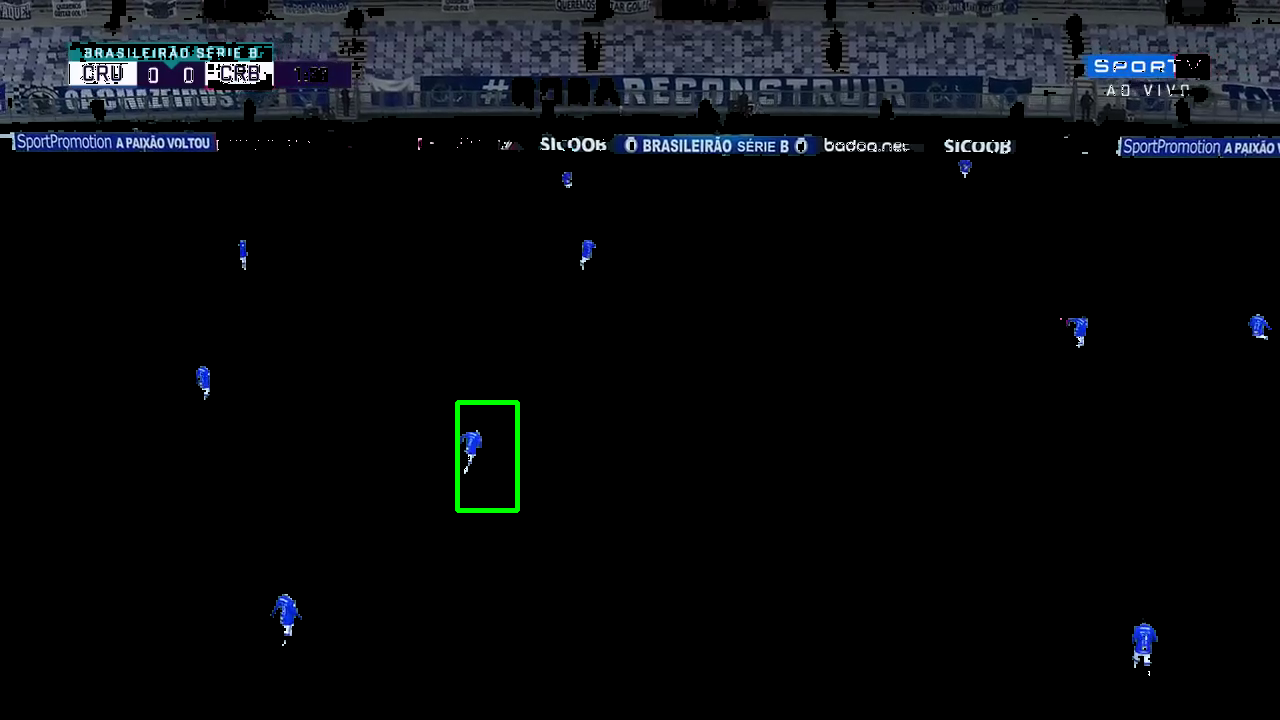
#> input picture res.png, 1280 x 720 px, given in place of run2.mp4, which was not available
$ python segmentacaoVideo.py
#> lines starting #> are read from the running program, lines starting #| are printed output that depends on the picture; after the words box and inside, x2 and y2 are one past the last pixel; in counts of white or black regions, pixels touching at a corner belong together; pictures that were not available may be replaced by others from this repository, and a replacement may not be noted
### centroidTracker.py
# code from https://www.pyimagesearch.com/2018/07/23/simple-object-tracking-with-opencv/
from scipy.spatial import distance as dist
from collections import OrderedDict
import numpy as np

class CentroidTracker():
    def __init__(self, maxDisappeared=50):
        # initialize the next unique object ID along with two ordered
        # dictionaries used to keep track of mapping a given object
        # ID to its centroid and number of consecutive frames it has
        # been marked as "disappeared", respectively
#> in main, frame is the input picture: shape (720, 1280, 3); mean B, G, R 14.1, 11.3, 9.2
        self.nextObjectID = 0
        self.objects = OrderedDict()
        self.disappeared = OrderedDict()
        # store the number of maximum consecutive frames a given
        # object is allowed to be marked as "disappeared" until we
        # need to deregister the object from tracking
        self.maxDisappeared = maxDisappeared


    def register(self, centroid):
        # when registering an object we use the next available object
        # ID to store the centroid
        self.objects[self.nextObjectID] = centroid
        self.disappeared[self.nextObjectID] = 0
        self.nextObjectID += 1

    # [5 lines left out: function deregister, not called in this run]

    def update(self, rects):
        # check to see if the list of input bounding box rectangles
        # is empty
        if len(rects) == 0:
            # loop over any existing tracked objects and mark them
            # as disappeared
            for objectID in list(self.disappeared.keys()):
                self.disappeared[objectID] += 1
                # if we have reached a maximum number of consecutive
                # frames where a given object has been marked as
                # missing, deregister it
                if self.disappeared[objectID] > self.maxDisappeared:
                    self.deregister(objectID)
            # return early as there are no centroids or tracking info
            # to update
            return self.objects

        # initialize an array of input centroids for the current frame
        inputCentroids = np.zeros((len(rects), 2), dtype="int")
        # loop over the bounding box rectangles
        for (i, (startX, startY, endX, endY)) in enumerate(rects):
            # use the bounding box coordinates to derive the centroid
            cX = int((startX + endX) / 2.0)
            cY = int((startY + endY) / 2.0)
            inputCentroids[i] = (cX, cY)

        # if we are currently not tracking any objects take the input
        # centroids and register each of them
        if len(self.objects) == 0:
            for i in range(0, len(inputCentroids)):
                self.register(inputCentroids[i])


        # otherwise, are are currently tracking objects so we need to
        # try to match the input centroids to existing object
        # centroids
        else:
            # grab the set of object IDs and corresponding centroids
            objectIDs = list(self.objects.keys())
            objectCentroids = list(self.objects.values())
            # compute the distance between each pair of object
            # centroids and input centroids, respectively -- our
            # goal will be to match an input centroid to an existing
            # object centroid
            D = dist.cdist(np.array(objectCentroids), inputCentroids)
            # in order to perform this matching we must (1) find the
            # smallest value in each row and then (2) sort the row
            # indexes based on their minimum values so that the row
            # with the smallest value is at the *front* of the index
            # list
            rows = D.min(axis=1).argsort()
            # next, we perform a similar process on the columns by
            # finding the smallest value in each column and then
            # sorting using the previously computed row index list
            cols = D.argmin(axis=1)[rows]
            # in order to determine if we need to update, register,
            # or deregister an object we need to keep track of which
            # of the rows and column indexes we have already examined
            usedRows = set()
            usedCols = set()
            # loop over the combination of the (row, column) index
            # tuples
            for (row, col) in zip(rows, cols):
                # if we have already examined either the row or
                # column value before, ignore it
                # val
                if row in usedRows or col in usedCols:
                    continue
                # otherwise, grab the object ID for the current row,
                # set its new centroid, and reset the disappeared
                # counter
                objectID = objectIDs[row]
                self.objects[objectID] = inputCentroids[col]
                self.disappeared[objectID] = 0
                # indicate that we have examined each of the row and
                # column indexes, respectively
                usedRows.add(row)
                usedCols.add(col)
            # compute both the row and column index we have NOT yet
            # examined
            unusedRows = set(range(0, D.shape[0])).difference(usedRows)
            unusedCols = set(range(0, D.shape[1])).difference(usedCols)
            # in the event that the number of object centroids is
            # equal or greater than the number of input centroids
            # we need to check and see if some of these objects have
            # potentially disappeared
            if D.shape[0] >= D.shape[1]:
                # loop over the unused row indexes
                for row in unusedRows:
                    # grab the object ID for the corresponding row
                    # index and increment the disappeared counter
                    objectID = objectIDs[row]
                    self.disappeared[objectID] += 1
                    # check to see if the number of consecutive
                    # frames the object has been marked "disappeared"
                    # for warrants deregistering the object
                    if self.disappeared[objectID] > self.maxDisappeared:
                        self.deregister(objectID)
            # otherwise, if the number of input centroids is greater
            # than the number of existing object centroids we need to
            # register each new input centroid as a trackable object
            else:
                for col in unusedCols:
                    self.register(inputCentroids[col])
        # return the set of trackable objects
        return self.objects

### segmentacaoVideo.py
import cv2
import numpy as np
from centroidTracker import CentroidTracker
from collections import OrderedDict
from scipy.spatial import distance
def stackImages(scale,imgArray):
    rows = len(imgArray)
    cols = len(imgArray[0])
    rowsAvailable = isinstance(imgArray[0], list)
    width = imgArray[0][0].shape[1]
    height = imgArray[0][0].shape[0]
    if rowsAvailable:
        for x in range ( 0, rows):
            for y in range(0, cols):
                if imgArray[x][y].shape[:2] == imgArray[0][0].shape [:2]:
                    imgArray[x][y] = cv2.resize(imgArray[x][y], (0, 0), None, scale, scale)
                else:
                    imgArray[x][y] = cv2.resize(imgArray[x][y], (imgArray[0][0].shape[1], imgArray[0][0].shape[0]), None, scale, scale)
                if len(imgArray[x][y].shape) == 2: imgArray[x][y]= cv2.cvtColor( imgArray[x][y], cv2.COLOR_GRAY2BGR)
        imageBlank = np.zeros((height, width, 3), np.uint8)
        hor = [imageBlank]*rows
        hor_con = [imageBlank]*rows
        for x in range(0, rows):
            hor[x] = np.hstack(imgArray[x])
        ver = np.vstack(hor)
    else:
        for x in range(0, rows):
            if imgArray[x].shape[:2] == imgArray[0].shape[:2]:
                imgArray[x] = cv2.resize(imgArray[x], (0, 0), None, scale, scale)
            else:
                imgArray[x] = cv2.resize(imgArray[x], (imgArray[0].shape[1], imgArray[0].shape[0]), None,scale, scale)
            if len(imgArray[x].shape) == 2: imgArray[x] = cv2.cvtColor(imgArray[x], cv2.COLOR_GRAY2BGR)
        hor= np.hstack(imgArray)
        ver = hor
    return ver

# retorna uma mascara de cores definida pelos parametros lower e upper
def findColor(img, lower, upper):
    hsv = cv2.cvtColor(img, cv2.COLOR_BGR2HSV)
#> hsv: shape (720, 1280, 3); mean H, S, V 18.6, 16.1, 14.6
    mask = cv2.inRange(hsv, lower, upper)
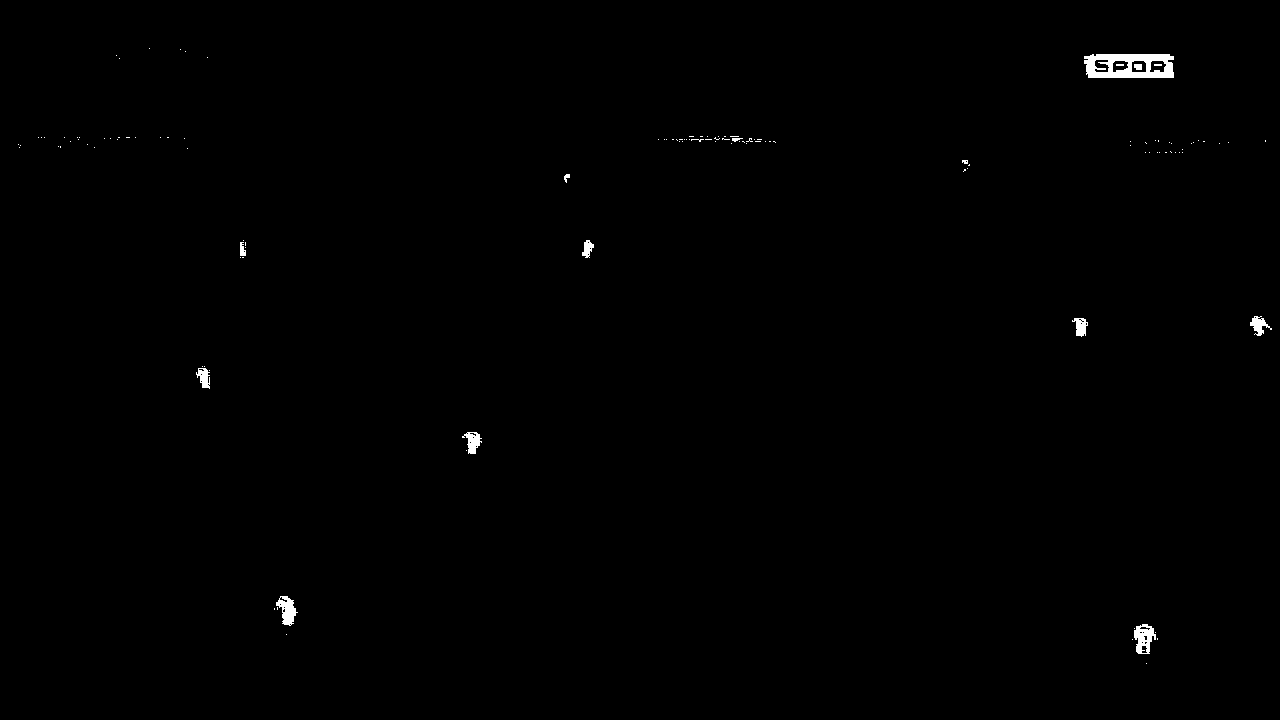
#> mask: shape (720, 1280); 0.4% white; 123 white regions (110 under 20 px), largest, box (x1, y1, x2, y2) and area: (1084, 54, 1174, 78) 1546, (1134, 624, 1156, 654) 409, (276, 596, 298, 626) 359

    return mask

# Pega os contornos do jogadores e retorna o ponto x e y dele no video
def getContours(img, image, cor):
     #Remove ruidos com a gaussiana.
#> called with cor = (0, 0, 255)
    imagem_borrada = cv2.GaussianBlur(img, (5, 5), 0)

    #aplica um limiar (trasehold). Está usando um núcleo invertido para ser utilizado no escuro para remover o fundo com facilidade
    _, imagem_borrada_e_limiarizada = cv2.threshold(imagem_borrada, 70, 255, cv2.THRESH_BINARY+cv2.THRESH_OTSU)
#> imagem_borrada_e_limiarizada: shape (720, 1280); 0.4% white; 19 white regions (6 under 20 px)

    contours,hierarchy = cv2.findContours(imagem_borrada_e_limiarizada,cv2.RETR_EXTERNAL,cv2.CHAIN_APPROX_NONE)
#> contours = 16 contours, 5 with area under 20; largest, box (x1, y1, x2, y2) and area: (1084, 54, 1174, 78) 1970, (1134, 624, 1157, 654) 406, (276, 596, 297, 626) 351, (462, 432, 481, 454) 230, (1250, 316, 1271, 336) 188

    rects = []
    for cnt in contours:
        #print(cnt)
        area = cv2.contourArea(cnt)
        #print(area)
        if area<550:
            #cv2.drawContours(image, cnt, -1, (0, 255, 0), 3)
            peri = cv2.arcLength(cnt,True)
            approx = cv2.approxPolyDP(cnt,0.02*peri,True)
            x, y, w, h = cv2.boundingRect(approx)
            rects.append((x, y, x+w, y+h))
#> this loop made 16 passes
#> (area, peri, x, y, w, h) on passes 1, 2, 3, 4, 5, 6, 7, 8, 9, 15: (406, 113.6, 1134, 624, 23, 30), (351, 87.6, 276, 596, 21, 30), (230, 71.46, 462, 432, 19, 22), (171.5, 58.38, 196, 367, 14, 21), (168.5, 57.56, 1073, 318, 15, 19), (188, 72.43, 1250, 316, 21, 20), (53.5, 35.07, 240, 242, 6, 15), (116, 47.8, 582, 240, 12, 18), (21.5, 21.07, 564, 174, 6, 8), (27, 22.49, 732, 136, 9, 6)
#> area on pass 16: 1970.5
#> after the loop, rects = 15 items, first 6: (1134, 624, 1157, 654), (276, 596, 297, 626), (462, 432, 481, 454), (196, 367, 210, 388), (1073, 318, 1088, 337), (1250, 316, 1271, 336)

    return rects

#calcula a distancia do ponto atual com base no primeiro frame e retorna um dicionario com as distancias
def calculaDistancia(initialDict, currentDict):
    dist = OrderedDict()

    for key, value in initialDict.items():
        for current_key, current_value in currentDict.items():
            if key == current_key:
                dist[key] = value[0] - current_value[0]

    return dist

#calcula se a distancia esta aumentando ou diminuido
def defineAtaqueOuDefesa(distancias):
    values = distancias.values()
    soma = 0
    for value in values:
        soma += value

    if soma > 0:
        result = 'ATACANDO'
    else:
        result = 'DEFENDENDO'

    return result


def main():
    ct = CentroidTracker()
    #Abre o vídeo gravado em disco
    camera = cv2.VideoCapture('run2.mp4')
    first_object = OrderedDict()
    distancias = OrderedDict()
    firstFrame = True
    count_frames = 0
    result = 'Nothing'
    while True:
        #read() retorna 1-Se houve sucesso e 2-O próprio frame
        (sucesso, frame) = camera.read()

        count_frames += 1

        if not sucesso: #final do vídeo
            break

        image = frame.copy()

        # arrays com lowers e upper das cores azul e vermelho do video
        lower_blue = np.array([70,150,150])
        upper_blue = np.array([155,255,255])

        lower_red = np.array([159,0,0])
        upper_red = np.array([255,255,255])

        #mascara encontrada usando a funcao inRange
        #mask_red = findColor(image, lower_red, upper_red)
        mask_blue = findColor(image, lower_blue, upper_blue)

        #desenha contornos na imagem
        bboxes = getContours(mask_blue, image, (0,0,255))
#> bboxes has the same summary as rects in getContours

        new_objects = ct.update(bboxes)
#> in update, `inputCentroids = np.zeros((len(rects), 2), dtype="int")`: inputCentroids = 15 rows, first 8: [0, 0], [0, 0], [0, 0], [0, 0], [0, 0], [0, 0], [0, 0], [0, 0]
#> the loop in update, `for (i, (startX, startY, endX, endY)) in enumerate(rects):` made 15 passes
#> (startX, startY, endX, endY, cX, cY) on passes 1 to 12: (1134, 624, 1157, 654, 1145, 639), (276, 596, 297, 626, 286, 611), (462, 432, 481, 454, 471, 443), (196, 367, 210, 388, 203, 377), (1073, 318, 1088, 337, 1080, 327), (1250, 316, 1271, 336, 1260, 326), (240, 242, 246, 257, 243, 249), (582, 240, 594, 258, 588, 249), (564, 174, 570, 182, 567, 178), (964, 170, 965, 171, 964, 170), (962, 160, 968, 164, 965, 162), (757, 139, 760, 142, 758, 140)
#> after the loop in update, `for (i, (startX, startY, endX, endY)) in enumerate(rects):`: inputCentroids = 15 rows, first 8: [1145, 639], [286, 611], [471, 443], [203, 377], [1080, 327], [1260, 326], [243, 249], [588, 249]
#> the loop in update, `for i in range(0, len(inputCentroids)):` made 15 passes
#> new_objects = 15 items
        #loop over the tracked objects
        if firstFrame:
            first_object = new_objects.copy()
#> first_object = 15 items
            firstFrame = False
        else:
            distancias = calculaDistancia(first_object, new_objects)
            if count_frames == 30:
                #analiza ataque ou defesa
                result = defineAtaqueOuDefesa(distancias)
                count_frames = 0

        #escreve na tela o resultado
        cv2.putText(image, result, (50, 50), cv2.FONT_HERSHEY_SIMPLEX, 1, (0, 0, 255), 2)
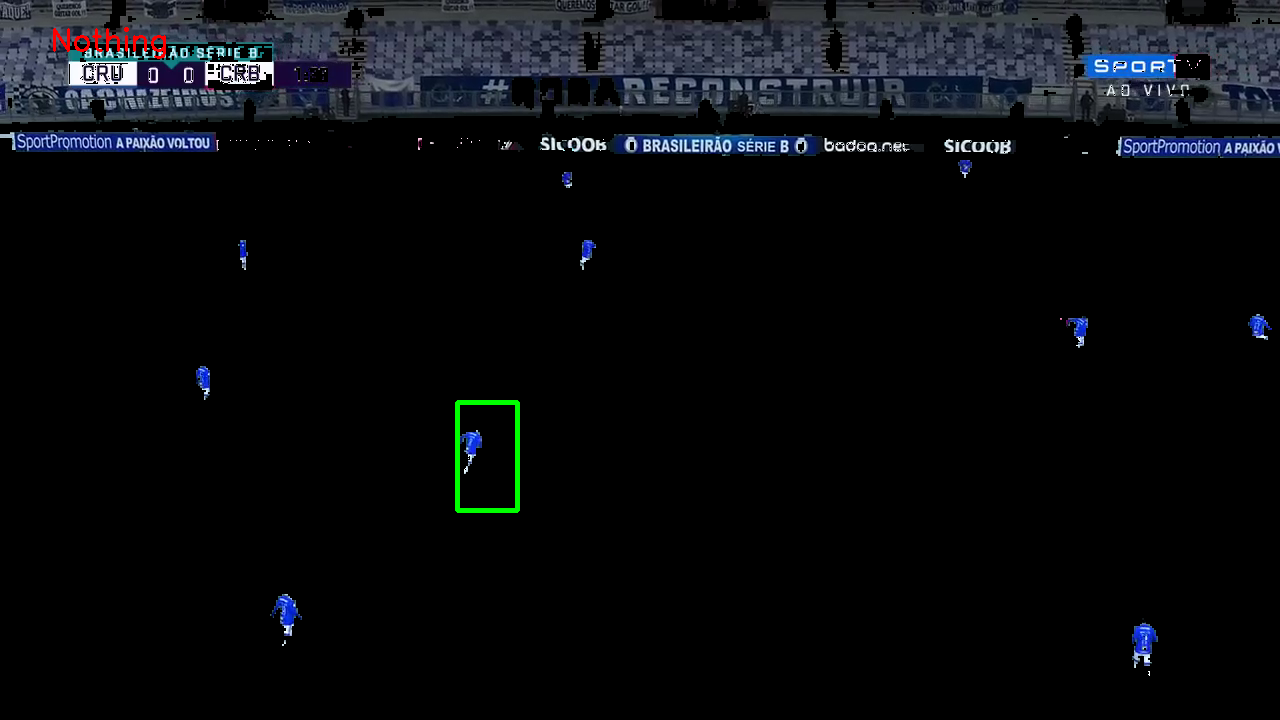
#> image: shape (720, 1280, 3); 0.1% of pixels changed, all inside (x1, y1, x2, y2) = (53, 27, 166, 59)

        for (objectID, centroid) in new_objects.items():
            # draw both the ID of the object and the centroid of the
            # object on the output frame
            text = "ID {}".format(objectID)
            cv2.putText(image, text, (centroid[0] - 10, centroid[1] - 10),
                cv2.FONT_HERSHEY_SIMPLEX, 0.5, (255, 0, 0), 2)
#> this loop made 15 passes
#> (centroid, text) on passes 1 to 12: ([1145, 639], 'ID 0'), ([286, 611], 'ID 1'), ([471, 443], 'ID 2'), ([203, 377], 'ID 3'), ([1080, 327], 'ID 4'), ([1260, 326], 'ID 5'), ([243, 249], 'ID 6'), ([588, 249], 'ID 7'), ([567, 178], 'ID 8'), ([964, 170], 'ID 9'), ([965, 162], 'ID 10'), ([758, 140], 'ID 11')
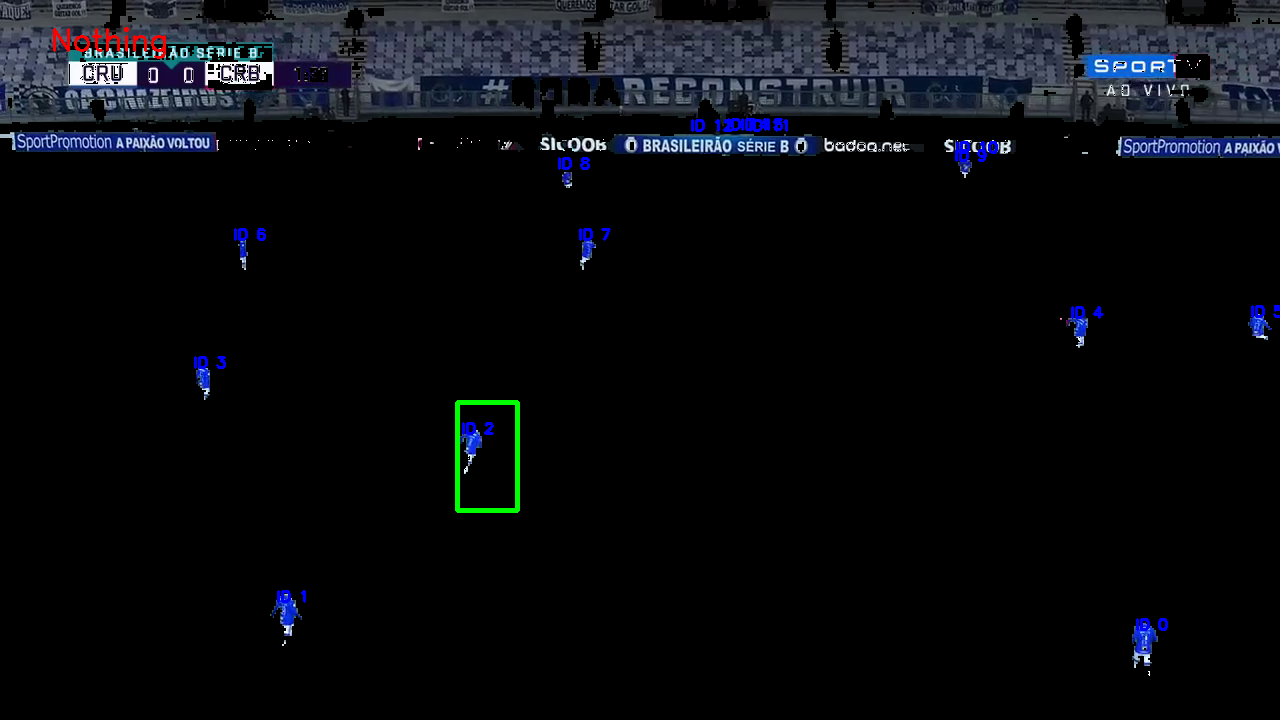
#> image: shape (720, 1280, 3); 0.33% of pixels changed, all inside (x1, y1, x2, y2) = (194, 118, 1280, 631)
            #cv2.circle(image, (centroid[0], centroid[1]), 4, (255, 0, 0), -1)

        #resultado do video ainda vai alterar
        res_blue = cv2.bitwise_and(image,image, mask= mask_blue)
        #res_red = cv2.bitwise_and(image,image, mask= mask_blue)

        img_stacked = stackImages(0.4, ([frame,mask_blue], [image,res_blue]))
#> after the loop in stackImages, `for x in range(0, rows):`: hor = 2 items
#> in stackImages, `ver = np.vstack(hor)`:
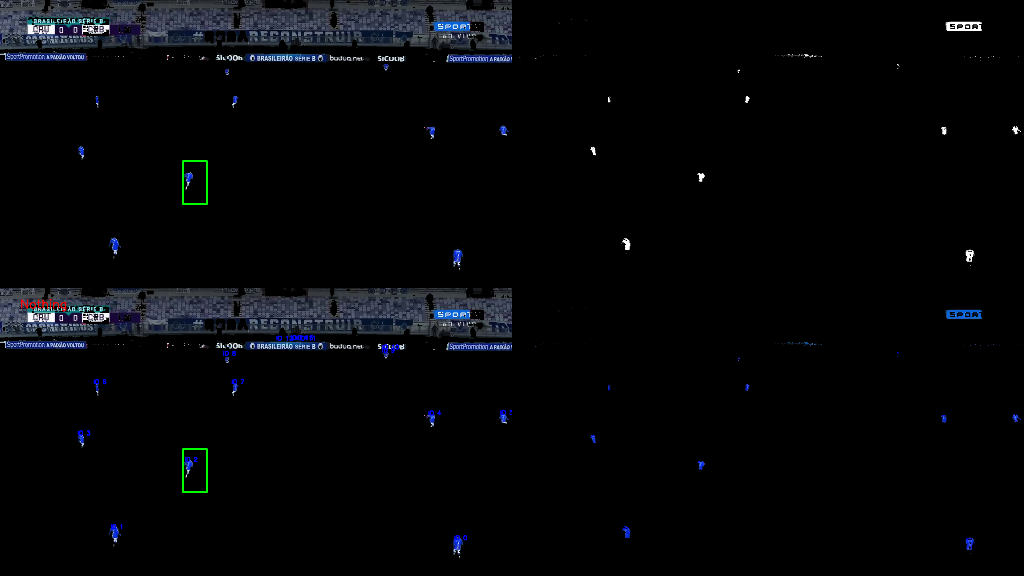
#> ver: shape (576, 1024, 3); mean of channels 0, 1, 2 7.7, 5.9, 4.9; drawn as B, G, R
        #cv2.imshow("Exibindo video: Time azul", img_stacked)

        cv2.imshow("Result", image)
        key = cv2.waitKey(1) & 0xFF
#> (key q is pressed here)

        #Espera que a tecla 'q' seja pressionada para sair
        if key == ord("q"):
            break

    cv2.destroyAllWindows()

if __name__ == "__main__":
    main()
